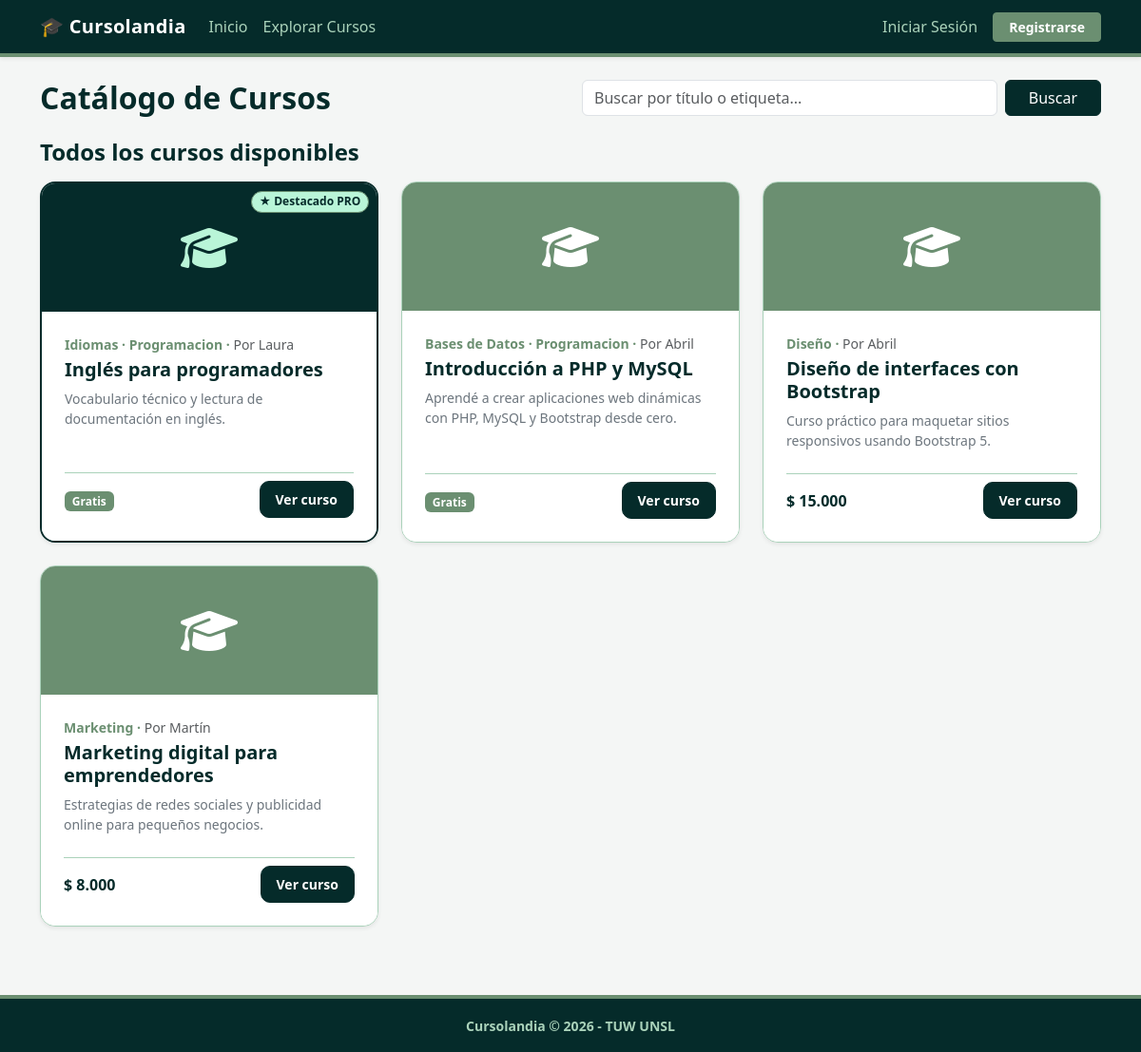
The app's page /index.php?action=catalogo with its own data.
### tables this page shows
CREATE TABLE `cursos` (
  `id` int(10) UNSIGNED NOT NULL,
  `creador_id` int(10) UNSIGNED NOT NULL,
  `titulo` varchar(150) NOT NULL,
  `descripcion` text NOT NULL,
  `costo` decimal(10,2) NOT NULL DEFAULT 0.00,
  `cupo` smallint(5) UNSIGNED DEFAULT NULL,
  `es_publico` tinyint(1) NOT NULL DEFAULT 1,
  `fecha_inicio` date NOT NULL,
  `fecha_fin` date NOT NULL,
  `fecha_creacion` datetime NOT NULL DEFAULT current_timestamp()
);

CREATE TABLE `usuarios` (
  `id` int(10) UNSIGNED NOT NULL,
  `rol_id` tinyint(3) UNSIGNED NOT NULL DEFAULT 1,
  `plan_id` tinyint(3) UNSIGNED NOT NULL DEFAULT 1,
  `nombre` varchar(100) NOT NULL,
  `apellido` varchar(100) NOT NULL,
  `email` varchar(150) NOT NULL,
  `password_hash` varchar(255) NOT NULL,
  `antecedentes` text DEFAULT NULL,
  `imagen_perfil` varchar(255) DEFAULT NULL,
  `fecha_registro` datetime NOT NULL DEFAULT current_timestamp(),
  `plan_vence_en` date DEFAULT NULL
);

### app/controllers/CursoController.php (called while the page is built, shortened)
<?php
require_once __DIR__ . '/../models/Curso.php';
class CursoController {
    public static function catalogo() {
        $busqueda = trim($_GET['q'] ?? '');
        $cursos = Curso::obtenerCatalogo($busqueda);
        require_once __DIR__ . '/../views/cursos/catalogo.php';
    }
}
?>

### app/models/Curso.php (called while the page is built, shortened)
<?php
class Curso {
    public static function obtenerCatalogo($busqueda = '') {
        $db = conectar();
        $like = '%' . $busqueda . '%';
        $sql = "SELECT c.id, c.creador_id, c.titulo, c.descripcion, c.costo, c.cupo, c.es_publico, c.fecha_inicio,
                    c.fecha_fin, c.fecha_creacion, u.nombre AS creador_nombre, u.apellido AS creador_apellido,
                    u.plan_id AS creador_plan, GROUP_CONCAT(DISTINCT e.nombre SEPARATOR ', ') AS etiquetas
                FROM cursos c
                JOIN usuarios u ON c.creador_id = u.id
                LEFT JOIN curso_etiquetas ce ON c.id = ce.curso_id
                LEFT JOIN etiquetas e ON ce.etiqueta_id = e.id
                WHERE c.es_publico = 1
                AND c.fecha_fin >= CURDATE()
                AND (? = '' OR c.titulo LIKE ? OR EXISTS (
                    SELECT 1 FROM curso_etiquetas ce2
                    JOIN etiquetas e2 ON ce2.etiqueta_id = e2.id
                    WHERE ce2.curso_id = c.id
                    AND e2.nombre LIKE ?
                ))
                GROUP BY c.id, c.creador_id, c.titulo, c.descripcion, c.costo, c.cupo, c.es_publico, c.fecha_inicio,
                        c.fecha_fin, c.fecha_creacion, u.nombre, u.apellido, u.plan_id
                ORDER BY u.plan_id DESC, c.fecha_creacion DESC";
        $stmt = mysqli_prepare($db, $sql);
        mysqli_stmt_bind_param($stmt, "sss", $busqueda, $like, $like);
        mysqli_stmt_execute($stmt);
        $cursos = mysqli_fetch_all(mysqli_stmt_get_result($stmt), MYSQLI_ASSOC);
        return $cursos;
    }
}
?>

### app/views/layouts/card_curso.php (the view)
<?php
$esPro = ($curso['creador_plan'] == 2);
$bgBanner = $esPro ? '#052B2A' : '#6B8F71';
$colorIcono = $esPro ? '#B9F5D8' : '#FFFFFF';
$icono = 'fa-solid fa-graduation-cap';
?>
<div class="col-md-4 mb-4">
    <div class="card h-100 rounded-4 shadow-sm overflow-hidden <?= $esPro ? 'card-cursolandia-pro' : 'card-cursolandia' ?>">
        <div class="d-flex align-items-center justify-content-center position-relative"
             style="height: 135px; background-color: <?= $bgBanner ?>; color: <?= $colorIcono ?>;">
            <?php if ($esPro): ?>
                <span class="badge badge-pro position-absolute top-0 end-0 m-2 rounded-pill">
                    ★ Destacado PRO
                </span>
            <?php endif; ?>
            <i class="<?= $icono ?> fa-3x"></i>
        </div>
        <div class="card-body d-flex flex-column p-4 bg-white">
            <div class="text-olive small fw-semibold mb-1">
                <?php if (!empty($curso['etiquetas'])): ?>
                    <?= htmlspecialchars(str_replace(', ', ' · ', $curso['etiquetas'])) ?>
                <?php else: ?>
                    Curso general
                <?php endif; ?>
                · <span class="text-muted fw-normal">Por <?= htmlspecialchars($curso['creador_nombre']) ?></span>
            </div>
            <h5 class="card-title fw-bold text-evergreen mb-2">
                <?= htmlspecialchars($curso['titulo']) ?>
            </h5>
            <p class="card-text text-secondary small mb-4 flex-grow-1">
                <?= htmlspecialchars(mb_strimwidth($curso['descripcion'], 0, 95, '...')) ?>
            </p>
            <div class="d-flex justify-content-between align-items-center mt-auto pt-2" style="border-top: 1px solid #AAD2BA;">
                <span class="fw-bold fs-6 text-evergreen">
                    <?php if ($curso['costo'] > 0): ?>
                        $ <?= number_format($curso['costo'], 0, ',', '.') ?>
                    <?php else: ?>
                        <span class="badge badge-gratis">Gratis</span>
                    <?php endif; ?>
                </span>
                <a href="index.php?action=detalle_curso&id=<?= $curso['id'] ?>"
                   class="btn btn-sm btn-evergreen px-3 py-2 fw-semibold"
                   style="border-radius: 10px;">
                    Ver curso
                </a>
            </div>
        </div>
    </div>
</div>

### app/views/cursos/catalogo.php (shortened to what this page needs)
<?php
require_once __DIR__ . '/../layouts/header.php';
?>
<div class="row mb-4 align-items-center">
    <div class="col-md-6">
        <h2 class="fw-bold text-evergreen mb-0">Catálogo de Cursos</h2>
    </div>
    <div class="col-md-6">
        <form action="index.php" method="GET" class="d-flex gap-2">
            <input type="text" name="q" class="form-control" placeholder="Buscar por título o etiqueta..." value="<?= htmlspecialchars($busqueda) ?>">
            <button type="submit" class="btn btn-evergreen px-4">Buscar</button>
        </form>
    </div>
</div>
<h4 class="fw-bold text-evergreen mb-3">
    <?= $busqueda !== '' ? 'Resultados para "' . htmlspecialchars($busqueda) . '"' : 'Todos los cursos disponibles' ?>
</h4>
<div class="row">
    <?php if (empty($cursos)): ?>
        <div class="col-12">
            <div class="alert alert-cursolandia-info">No se encontraron cursos activos.</div>
        </div>
    <?php else: ?>
        <?php foreach ($cursos as $curso): ?>
            <?php require __DIR__ . '/../layouts/card_curso.php'; ?>
        <?php endforeach; ?>
    <?php endif; ?>
</div>
<?php require_once __DIR__ . '/../layouts/footer.php'; ?>

### public/css/style.css (style rules this page uses)
:root { --color-evergreen: #052B2A; --color-olive: #6B8F71; --color-celadon: #AAD2BA; --color-mint: #B9F5D8; --color-fondo: #F4F6F5; }
body.bg-cursolandia { background-color: var(--color-fondo); color: var(--color-evergreen); }
.btn-evergreen { background-color: var(--color-evergreen); border-color: var(--color-evergreen); color: #FFFFFF; transition: all 0.2s ease; }
.badge-pro { background-color: var(--color-mint); color: var(--color-evergreen); border: 1px solid var(--color-olive); font-weight: 700; }
.badge-gratis { background-color: var(--color-olive); color: #FFFFFF; }
.card-cursolandia { background-color: #FFFFFF; border: 1px solid var(--color-celadon); }
.card-cursolandia-pro { background-color: #FFFFFF; border: 2px solid var(--color-evergreen); }
.text-evergreen { color: var(--color-evergreen) !important; }
.text-olive { color: var(--color-olive) !important; }

### records on screen
cursos: shows "★ Destacado PRO", etiquetas "Idiomas · Programacion", creador.nombre "Laura", titulo "Inglés para programadores", descripcion "Vocabulario técnico y lectura de documentación en inglés.", costo "Gratis"
cursos: etiquetas "Bases de Datos · Programacion", creador.nombre "Abril", titulo "Introducción a PHP y MySQL", descripcion "Aprendé a crear aplicaciones web dinámicas con PHP, MySQL y Bootstrap desde cero.", costo "Gratis"
cursos: etiquetas "Diseño", creador.nombre "Abril", titulo "Diseño de interfaces con Bootstrap", descripcion "Curso práctico para maquetar sitios responsivos usando Bootstrap 5.", costo "15.000"
cursos: etiquetas "Marketing", creador.nombre "Martín", titulo "Marketing digital para emprendedores", descripcion "Estrategias de redes sociales y publicidad online para pequeños negocios.", costo "8.000"
